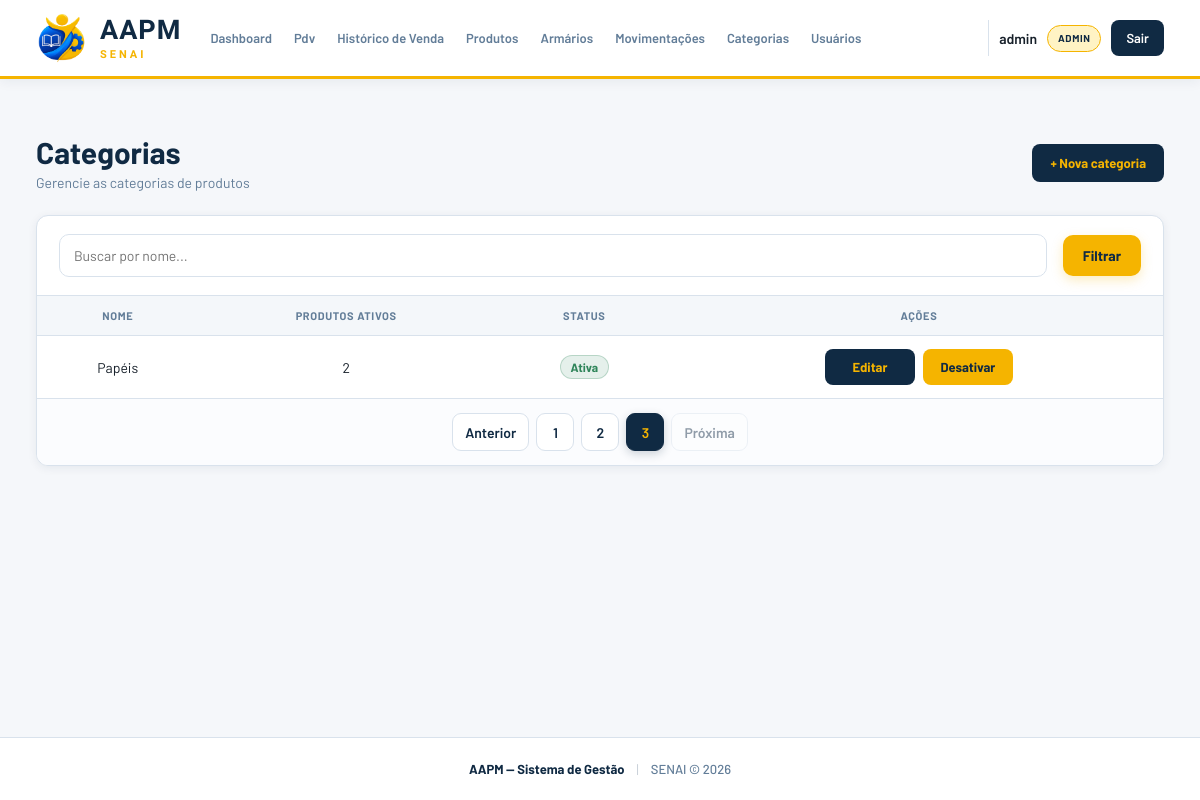
Page /categorias/?page=4 (signed in) on the earlier database version.
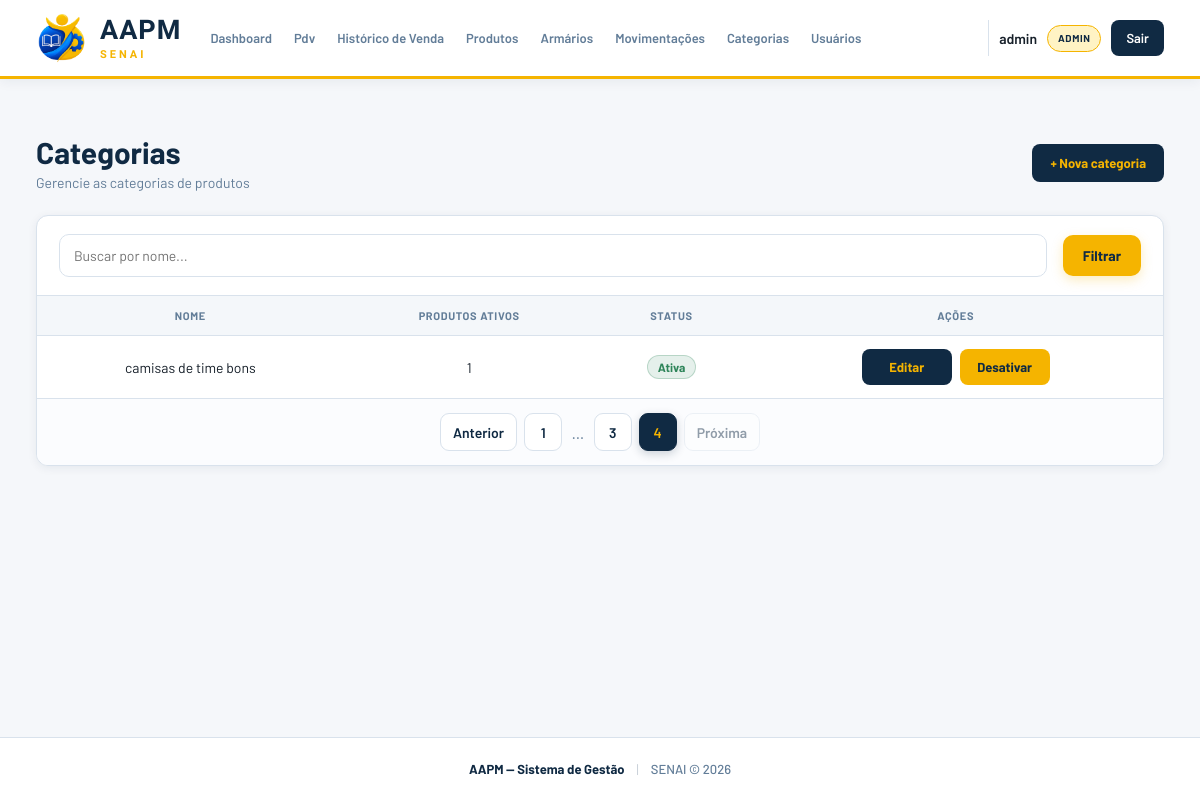
Same page on the later database version.
### app/models/categoria.py (models this page shows)
class Categoria(Base):
    __tablename__ = "categorias"
    id = Column(Integer, primary_key=True,autoincrement=True, index=True)
    nome = Column(String(100), nullable=False, unique=True)
    ativo = Column(Boolean, default=True)
    produtos = relationship("Produto", back_populates="categoria", lazy="select")

### app/controllers/categoria_controller.py (the view)
@router.get("/")
def listar_categorias(
    request: Request,
    busca: str = "",
    page: int = 1,
    db: Session = Depends(get_db),
    admin = Depends(get_admin)
):
    query = db.query(Categoria)
    if busca:
        query = query.filter(Categoria.nome.ilike(f"%{busca}%"))
    categorias, pagination = paginate(
        query.order_by(Categoria.nome), page
    )
    return templates.TemplateResponse(
        request,
        "categorias/index.html",
        {
            "request":    request,
            "usuario":    admin,
            "categorias": categorias,
            "pagination": pagination,
            "busca":      busca,
        }
    )

### app/templates/categorias/index.html (shortened to what this page needs)
{% extends "base.html" %}
{% block extra_css %}
<link rel="stylesheet" href="/static/css/index-categorias.css?v=2">
<link rel="stylesheet" href="/static/css/list-filter.css?v=1">
<link rel="stylesheet" href="/static/css/list-pages.css?v=1">
{% endblock %}
{% block conteudo %}
<div class="page-header">
  <div>
    <h1 class="page-title">Categorias</h1>
    <p class="page-subtitle">Gerencie as categorias de produtos</p>
  </div>
  <a href="/categorias/nova" class="btn-primary">+ Nova categoria</a>
</div>
<div class="card">
  <form method="get" action="/categorias" class="list-filter list-filter--inset">
    <input type="text" name="busca" class="form-input list-filter__search" placeholder="Buscar por nome..." value="{{ busca }}">
    <button type="submit" class="btn-primary">Filtrar</button>
  </form>
  <div class="table-wrapper">
    <table class="table">
      <thead>
        <tr>
          <th>Nome</th>
          <th>Produtos ativos</th>
          <th>Status</th>
          <th>Ações</th>
        </tr>
      </thead>
      <tbody>
        {% for c in categorias | sort(attribute='nome', case_sensitive=false) %}
        <tr>
          <td>{{ c.nome }}</td>
          <td>{{ c.produtos | selectattr('ativo') | list | length }}</td>
          <td>
            <span class="status-badge status-badge--{{ 'ativo' if c.ativo else 'inativo' }}">
              {{ "Ativa" if c.ativo else "Inativa" }}
            </span>
          </td>
          <td class="td-actions">
            <div class="actions-group">
              <a href="/categorias/{{ c.id }}/editar" class="btn-table">Editar</a>
              <form action="/categorias/{{ c.id }}/toggle-ativo" method="post" data-confirm-form data-confirm-title="Tem certeza?" data-confirm-message="Tem certeza que deseja {{ 'desativar' if c.ativo else 'ativar' }} esta categoria?" data-confirm-label="{{ 'Desativar' if c.ativo else 'Ativar' }}">
                <button type="submit" class="btn-table btn-table--warn">
                  {{ "Desativar" if c.ativo else "Ativar" }}
                </button>
              </form>
            </div>
          </td>
        </tr>
        {% endfor %}
      </tbody>
    </table>
  </div>
  {% include "paginacao/index.html" %}
</div>
{% endblock %}

Differences in the rows shown:
no longer on this page (row unchanged): Categoria: nome "Papéis", produtos|selectattr "2", ativo "Ativa", ativo "Desativar"
added Categoria: nome "camisas de time bons", produtos|selectattr "1", ativo "Ativa", ativo "Desativar"
Other differences:
new list line: "4"
list line gone: "2"
